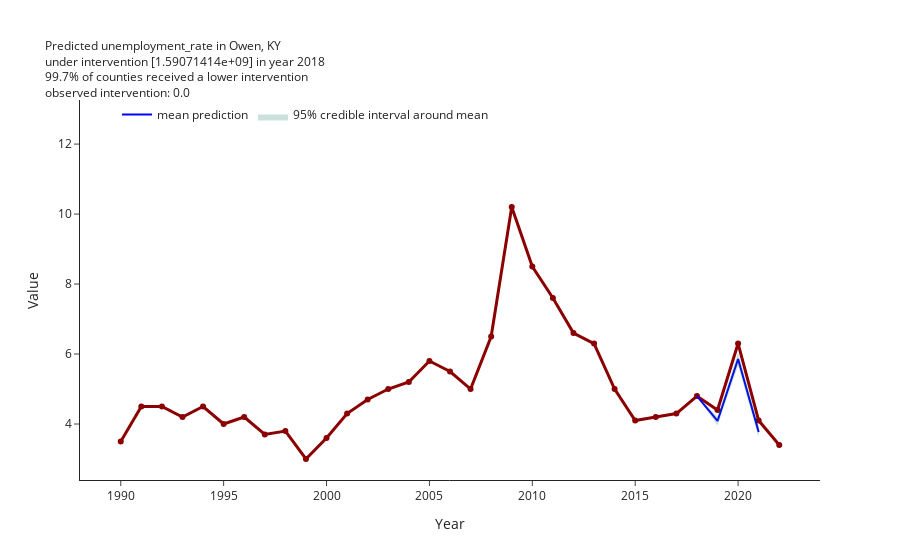

Notebook code cell kept with this figure:
### Code cell
# notice now that reverting to the original scale you get not only 
# the original values, 
# but also the shapes might differ
# and you need to pay attention to how realistic the interventions are
# which for now is mirrored in the plot title 
# informing you about the percentiles

# the general lesson is that most interventions we are considering
# do not make huge changes to the outcome
# which is disappointing but realistic

display(ci.predictions_original)


ci.plot_predictions(scaling = "original")

### Figure 1 — Plotly figure (JSON) as saved in the notebook; plotly's stock layout.template omitted (floating-point values rounded to 4 significant figures)
{"data": [{"line": {"color": "darkred", "width": 3}, "mode": "lines+markers", "name": "Owen County, KY", "showlegend": false, "text": "Owen County, KY", "textposition": "top right", "type": "scatter", "x": [1990, 1991, 1992, 1993, 1994, 1995, 1996, 1997, 1998, 1999, 2000, 2001, 2002, 2003, 2004, 2005, 2006, 2007, 2008, 2009, 2010, 2011, 2012, 2013, 2014, 2015, 2016, 2017, 2018, 2019, 2020, 2021, 2022], "y": [3.5, 4.5, 4.5, 4.2, 4.5, 4, 4.2, 3.7, 3.8, 3, 3.6, 4.3, 4.7, 5, 5.2, 5.8, 5.5, 5, 6.5, 10.2, 8.5, 7.6, 6.6, 6.3, 5, 4.1, 4.2, 4.3, 4.8, 4.4, 6.3, 4.1, 3.4]}, {"line": {"color": "blue", "width": 2}, "mode": "lines", "name": "mean prediction", "text": [4.8, 4.087, 5.857, 3.773], "type": "scatter", "x": ["2018", "2019", "2020", "2021"], "y": [4.8, 4.087, 5.857, 3.773]}, {"fill": "toself", "fillcolor": "rgba(0,100,80,0.2)", "line": {"color": "rgba(255,255,255,0)"}, "name": "95% credible interval around mean", "type": "scatter", "x": ["2018", "2019", "2020", "2021", "2021", "2020", "2019", "2018"], "y": [4.8, 4.214, 6.038, 3.926, 3.619, 5.663, 3.959, 4.8]}], "layout": {"legend": {"orientation": "h", "traceorder": "normal", "x": 0.05, "y": 1}, "title": {"font": {"size": 12}, "text": "Predicted unemployment_rate in Owen, KY<br>under intervention [1.59071414e+09] in year 2018<br>99.7% of counties received a lower intervention <br>observed intervention: 0.0"}, "xaxis": {"title": {"text": "Year"}}, "yaxis": {"range": [2.4, 13.26], "title": {"text": "Value"}}}}
